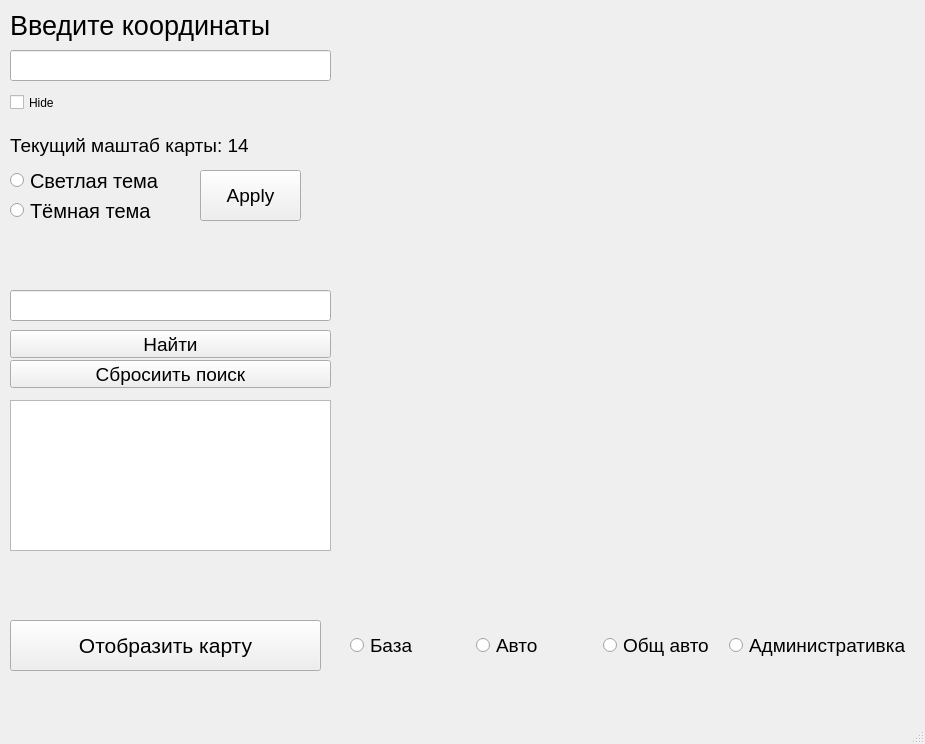
<?xml version="1.0" encoding="UTF-8"?>
<ui version="4.0">
 <class>MainWindow</class>
 <widget class="QMainWindow" name="MainWindow">
  <property name="geometry">
   <rect>
    <x>0</x>
    <y>0</y>
    <width>925</width>
    <height>744</height>
   </rect>
  </property>
  <property name="windowTitle">
   <string>MainWindow</string>
  </property>
  <widget class="QWidget" name="centralwidget">
   <widget class="QLabel" name="map_field_lbl">
    <property name="geometry">
     <rect>
      <x>350</x>
      <y>30</y>
      <width>541</width>
      <height>581</height>
     </rect>
    </property>
    <property name="text">
     <string/>
    </property>
   </widget>
   <widget class="QLabel" name="pls_coordinates_lbl">
    <property name="geometry">
     <rect>
      <x>10</x>
      <y>10</y>
      <width>281</width>
      <height>31</height>
     </rect>
    </property>
    <property name="font">
     <font>
      <pointsize>20</pointsize>
     </font>
    </property>
    <property name="text">
     <string>Введите координаты</string>
    </property>
   </widget>
   <widget class="QLineEdit" name="get_coord_led">
    <property name="geometry">
     <rect>
      <x>10</x>
      <y>50</y>
      <width>321</width>
      <height>31</height>
     </rect>
    </property>
   </widget>
   <widget class="QPushButton" name="display_btn">
    <property name="geometry">
     <rect>
      <x>10</x>
      <y>620</y>
      <width>311</width>
      <height>51</height>
     </rect>
    </property>
    <property name="font">
     <font>
      <pointsize>16</pointsize>
     </font>
    </property>
    <property name="text">
     <string>Отобразить карту</string>
    </property>
   </widget>
   <widget class="QCheckBox" name="get_coord_led_chb">
    <property name="geometry">
     <rect>
      <x>10</x>
      <y>90</y>
      <width>61</width>
      <height>25</height>
     </rect>
    </property>
    <property name="text">
     <string>Hide </string>
    </property>
   </widget>
   <widget class="QLabel" name="current_scale_lbl">
    <property name="geometry">
     <rect>
      <x>10</x>
      <y>130</y>
      <width>311</width>
      <height>31</height>
     </rect>
    </property>
    <property name="font">
     <font>
      <pointsize>14</pointsize>
     </font>
    </property>
    <property name="text">
     <string>Текущий маштаб карты: 14</string>
    </property>
   </widget>
   <widget class="QRadioButton" name="light_theme_rbt">
    <property name="geometry">
     <rect>
      <x>10</x>
      <y>170</y>
      <width>251</width>
      <height>21</height>
     </rect>
    </property>
    <property name="font">
     <font>
      <pointsize>15</pointsize>
     </font>
    </property>
    <property name="text">
     <string>Светлая тема</string>
    </property>
   </widget>
   <widget class="QRadioButton" name="dark_theme_rbt">
    <property name="geometry">
     <rect>
      <x>10</x>
      <y>200</y>
      <width>251</width>
      <height>21</height>
     </rect>
    </property>
    <property name="font">
     <font>
      <pointsize>15</pointsize>
     </font>
    </property>
    <property name="text">
     <string>Тёмная тема</string>
    </property>
   </widget>
   <widget class="QPushButton" name="apply_them_btn">
    <property name="geometry">
     <rect>
      <x>200</x>
      <y>170</y>
      <width>101</width>
      <height>51</height>
     </rect>
    </property>
    <property name="font">
     <font>
      <pointsize>14</pointsize>
     </font>
    </property>
    <property name="text">
     <string>Apply</string>
    </property>
   </widget>
   <widget class="QWidget" name="horizontalLayoutWidget">
    <property name="geometry">
     <rect>
      <x>350</x>
      <y>620</y>
      <width>561</width>
      <height>51</height>
     </rect>
    </property>
    <layout class="QHBoxLayout" name="map_type_layout">
     <item>
      <widget class="QRadioButton" name="base_rbt">
       <property name="font">
        <font>
         <pointsize>14</pointsize>
        </font>
       </property>
       <property name="text">
        <string>База</string>
       </property>
      </widget>
     </item>
     <item>
      <widget class="QRadioButton" name="car_rbt">
       <property name="font">
        <font>
         <pointsize>14</pointsize>
        </font>
       </property>
       <property name="text">
        <string>Авто</string>
       </property>
      </widget>
     </item>
     <item>
      <widget class="QRadioButton" name="public_car_rbt">
       <property name="font">
        <font>
         <pointsize>14</pointsize>
        </font>
       </property>
       <property name="text">
        <string>Общ авто</string>
       </property>
      </widget>
     </item>
     <item>
      <widget class="QRadioButton" name="admin_rbt">
       <property name="font">
        <font>
         <pointsize>14</pointsize>
        </font>
       </property>
       <property name="text">
        <string>Административка</string>
       </property>
      </widget>
     </item>
    </layout>
   </widget>
   <widget class="QLineEdit" name="search_bar_led">
    <property name="geometry">
     <rect>
      <x>10</x>
      <y>290</y>
      <width>321</width>
      <height>31</height>
     </rect>
    </property>
   </widget>
   <widget class="QPushButton" name="find_object_btn">
    <property name="geometry">
     <rect>
      <x>10</x>
      <y>330</y>
      <width>321</width>
      <height>28</height>
     </rect>
    </property>
    <property name="font">
     <font>
      <pointsize>14</pointsize>
     </font>
    </property>
    <property name="text">
     <string>Найти</string>
    </property>
   </widget>
   <widget class="QPushButton" name="drop_search_btn">
    <property name="geometry">
     <rect>
      <x>10</x>
      <y>360</y>
      <width>321</width>
      <height>28</height>
     </rect>
    </property>
    <property name="font">
     <font>
      <pointsize>14</pointsize>
     </font>
    </property>
    <property name="text">
     <string>Сбросиить поиск</string>
    </property>
   </widget>
   <widget class="QTextBrowser" name="information_tbr">
    <property name="geometry">
     <rect>
      <x>10</x>
      <y>400</y>
      <width>321</width>
      <height>151</height>
     </rect>
    </property>
   </widget>
  </widget>
  <widget class="QMenuBar" name="menubar">
   <property name="geometry">
    <rect>
     <x>0</x>
     <y>0</y>
     <width>925</width>
     <height>26</height>
    </rect>
   </property>
  </widget>
  <widget class="QStatusBar" name="statusbar"/>
 </widget>
 <resources/>
 <connections/>
</ui>
